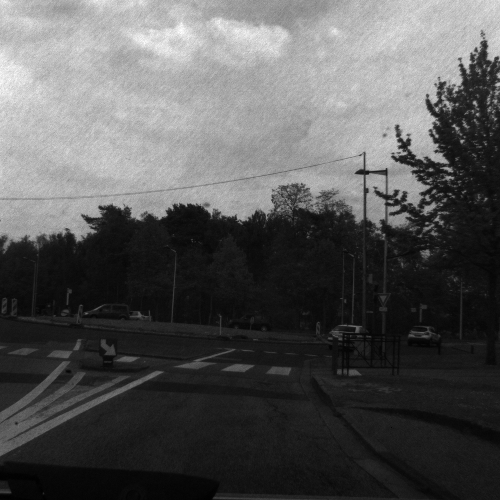
#> input picture images/0001611_I0.png, 500 x 500 px, given in place of IR3.tif, which was not available; the run also reads 2 pictures not shown here
$ python main.py
#> lines starting #> are read from the running program, lines starting #| are printed output that depends on the picture; pictures that were not available may be replaced by others from this repository, and a replacement may not be noted
### weight_map.py
import numpy as np

from skimage.filters.rank import entropy
from skimage.morphology import square

from pyramids import convolve

def normalized_local_entropy(image, window_size):
    """
    A fonction that computes the local entropy given an image and a window size

    :param image: The grayscale image
    :param window_size: The size of the window that determines the neighbourhood of a pixel, an integer
    :return: The local entropy of the image, a grayscale image
    """

    local_entropy = entropy(image, square(window_size))
    return local_entropy

def local_contrast(image, window_size):
    """
     A fonction that computes the local contrast given an image and a window size

    :param image: The grayscale image
    :param window_size: The size of the window that determines the neighbourhood of a pixel, an integer
    :return: The local contrast of the image, a grayscale image
    """

    conv_filter = np.ones((window_size,window_size), dtype=int)
    local_mean = convolve(image, conv_filter)/(window_size**2)
    contrast = np.zeros((image.shape[0], image.shape[1]))
    for x in range(image.shape[0]):
        for y in range(image.shape[1]):
            patch = image[max(0, x-int(window_size/2)):min(image.shape[0], x+int(window_size/2)), max(0, y-int(window_size/2)):min(image.shape[1], y+int(window_size/2))]
            patch = np.square(patch - local_mean[x,y])
            contrast[x,y] = np.sqrt(np.sum(patch)/(window_size**2))
    return contrast

def visibility(image, kernel1, kernel2):
    """
    A fonction that computes the visibility of an image given an image and two gaussian kernel

    :param image: The grayscale image
    :param kernel1: The gaussian kernel to compute the blurred image
    :param kernel2: The gaussian kernel to perform the final step of the visibility
    :return: The visibility, a grayscale image
    """

    img_blur = convolve(image, kernel1)
    visibility = np.sqrt(convolve(np.square(image - img_blur), kernel2))
    return visibility

def weight_combination(entropy, contrast, visibility, alpha1, alpha2, alpha3):
    """
    Combining the entropy, the contrast and the visibility to build a weight layer

    :param entropy: The local entropy of the image, a grayscale image
    :param contrast: The local contrast of the image, a grayscale image
    :param visibility: The visibility of the image, a grayscale image
    :param alpha1: The weight of the local entropy, a float within [0, 1]
    :param alpha2: The weight of the local contrast, a float within [0, 1]
    :param alpha3: The weight of the visibility, a float within [0, 1]
    :return: Weight map of the image, a grayscale image
    """

    weight = entropy**alpha1 * contrast**alpha2 * visibility**alpha3
    return weight

def weight_normalization(weight1, weight2):
    """
    A function to normalize the weights of each modality so the weights' sum is 1 for each pixel of the image

    :param weght1: The weight of madality 1, a grayscale image
    :param weight2: The weight of modality 2, a grayscale image
    :return: Two weights, weight1_normalized and weight2_normalized, respectively the normalized versions of weight1 and weight2, two grayscale images.
    """

    weight1_normalized = weight1 / (weight1 + weight2)
    weight2_normalized = weight2 / (weight1 + weight2)
    return weight1_normalized, weight2_normalized

### pyramids.py
import numpy as np

from scipy.signal import convolve2d

def gaussian_pyramid(image, kernel, levels):
    """
    A function to create a Gaussian pyramid of a defined number of levels and from a chosen kernel.

    :param image: The image we want to use of dimension (N,M,3) or (M,N)
    :param kernel: The Gaussian kernel of dimention (k,k)
    :param levels: The desired number of levels in the Gaussian pyramid, an integer
    :return: The Gaussian pyramid, a list of numpy arrays
    """

    if len(np.shape(image)) == 3:
        gauss_l_r = image[:, :, 0]
        gauss_l_g = image[:, :, 1]
        gauss_l_b = image[:, :, 2]
    gauss_l = image
    pyramid = [gauss_l]
    for l in range(levels):
        if len(np.shape(image)) == 3:
            # channels last format
            gauss_l_r = downsample(gauss_l_r, kernel)
            gauss_l_g = downsample(gauss_l_g, kernel)
            gauss_l_b = downsample(gauss_l_b, kernel)
            gauss_l = np.zeros((gauss_l_b.shape[0], gauss_l_b.shape[1], 3))
            gauss_l[:, :, 0] = gauss_l_r
            gauss_l[:, :, 1] = gauss_l_g
            gauss_l[:, :, 2] = gauss_l_b
        else:
            gauss_l = downsample(gauss_l, kernel)
        pyramid.append(gauss_l)
    return pyramid

def laplacian_pyramid(image, kernel, levels):
    """
    A function to create a Laplacian pyramid of a defined number of levels and from a chosen kernel.

    :param image: The image we want to use of dimension (N,M,3) or (M,N)
    :param kernel: The Gaussian kernel of dimention (k,k)
    :param levels: The desired number of levels in the Laplacian pyramid, an integer
    :return: The Laplacian pyramid, a list of numpy arrays
    """

    gauss = gaussian_pyramid(image, kernel, levels)
    pyramid = []
    for l in range(len(gauss) - 2, -1, -1):
        if len(np.shape(image)) == 3:
            # channels last format
            gauss_l1r = upsample(gauss[l+1][:, :, 0])
            gauss_l1g = upsample(gauss[l+1][:, :, 1])
            gauss_l1b = upsample(gauss[l+1][:, :, 2])
            if gauss_l1r.shape[0] > gauss[l][:, :, 0].shape[0]:
                gauss_l1r = np.delete(gauss_l1r, -1, axis=0)
                gauss_l1g = np.delete(gauss_l1g, -1, axis=0)
                gauss_l1b = np.delete(gauss_l1b, -1, axis=0)
            if gauss_l1r.shape[1] > gauss[l][:, :, 0].shape[1]:
                gauss_l1r = np.delete(gauss_l1r, -1, axis=1)
                gauss_l1g = np.delete(gauss_l1g, -1, axis=1)
                gauss_l1b = np.delete(gauss_l1b, -1, axis=1)
            lap_l_r = gauss[l][:, :, 0] - gauss_l1r
            lap_l_g = gauss[l][:, :, 1] - gauss_l1g
            lap_l_b = gauss[l][:, :, 2] - gauss_l1b
            lap_l = np.zeros((lap_l_r.shape[0], lap_l_r.shape[1], 3))
            lap_l[:, :, 0] = lap_l_r
            lap_l[:, :, 1] = lap_l_g
            lap_l[:, :, 2] = lap_l_b
        else:
            gauss_l1 = upsample(gauss[l+1])
            if gauss_l1.shape[0] > gauss[l].shape[0]:
                gauss_l1 = np.delete(gauss_l1, -1, axis=0)
            if gauss_l1.shape[1] > gauss[l].shape[1]:
                gauss_l1 = np.delete(gauss_l1, -1, axis=1)
            lap_l = gauss[l] - gauss_l1
        pyramid.append(lap_l)
    return pyramid

def fused_laplacian_pyramid(gauss_pyramid_mod1, gauss_pyramid_mod2, lap_pyramid_mod1, lap_pyramid_mod2):
    """
    A funtion that builds a fused Laplacian pyramid of two modalities of the same image

    :param gauss_pyramid_mod1: The Gaussian pyramid of modality 1, a list of grayscale images, the first one in highest resolution
    :param gauss_pyramid_mod2: The Gaussian pyramid of modality 2, a list of grayscale images, the first one in highest resolution
    :param lap_pyramid_mod1: The Laplacian pyramid of modality 1, a list of grayscale images, the last one in highest resolution
    :param lap_pyramid_mod2: The Laplacian pyramid of modality 2, a list of grayscale images, the last one in highest resolution
    :return: The fused Laplacian pyramid of two modalities, a list of grayscale images, the last one in highest resolution,
    """

    fused_laplacian = []
    len_lap = len(lap_pyramid_mod1)
    for l in range(len_lap):
        fused_laplacian_temp = gauss_pyramid_mod1[len_lap-l-1]*lap_pyramid_mod1[l] + gauss_pyramid_mod2[len_lap-l-1]*lap_pyramid_mod2[l]
        fused_laplacian.append(fused_laplacian_temp)
    return fused_laplacian

def collapse_pyramid(lap_pyramid, gauss_pyramid):
    """
    A function to collapse a Laplacian pyramid in order to recover the enhanced image

    :param lap_pyramid: A Laplacian pyramid, a list of grayscale images, the last one in highest resolution
    :param gauss_pyramid: A Gaussian pyramid, a list of grayscale images, the last one in lowest resolution
    :return: A grayscale image
    """

    image = lap_pyramid[0]
    if len(np.shape(image)) == 3:
        im_r = upsample(gauss_pyramid[-1][:, :, 0])
        im_g = upsample(gauss_pyramid[-1][:, :, 1])
        im_b = upsample(gauss_pyramid[-1][:, :, 2])
        if im_r.shape[0] > image.shape[0]:
            im_r = np.delete(im_r, -1, axis=0)
            im_g = np.delete(im_g, -1, axis=0)
            im_b = np.delete(im_b, -1, axis=0)
        if im_r.shape[1] > image.shape[1]:
            im_r = np.delete(im_r, -1, axis=1)
            im_g = np.delete(im_g, -1, axis=1)
            im_b = np.delete(im_b, -1, axis=1)
        gauss = np.zeros((im_r.shape[0], im_r.shape[1], 3))
        gauss[:, :, 0] = im_r
        gauss[:, :, 1] = im_g
        gauss[:, :, 2] = im_b
    else:
        gauss = upsample(gauss_pyramid[-1])
        if gauss.shape[0] > image.shape[0]:
            gauss = np.delete(gauss, -1, axis=0)
        if gauss.shape[1] > image.shape[1]:
            gauss = np.delete(gauss, -1, axis=1)
    image = image + gauss
    for l in range(1,len(lap_pyramid),1):
        if len(np.shape(image)) == 3:
            im_r = upsample(image[:, :, 0])
            im_g = upsample(image[:, :, 1])
            im_b = upsample(image[:, :, 2])
            if im_r.shape[0] > lap_pyramid[l].shape[0]:
                im_r = np.delete(im_r, -1, axis=0)
                im_g = np.delete(im_g, -1, axis=0)
                im_b = np.delete(im_b, -1, axis=0)
            if im_r.shape[1] > lap_pyramid[l].shape[1]:
                im_r = np.delete(im_r, -1, axis=1)
                im_g = np.delete(im_g, -1, axis=1)
                im_b = np.delete(im_b, -1, axis=1)
            pyr_upsampled = np.zeros((im_r.shape[0], im_r.shape[1], 3))
            pyr_upsampled[:, :, 0] = im_r
            pyr_upsampled[:, :, 1] = im_g
            pyr_upsampled[:, :, 2] = im_b
        else:
            pyr_upsampled = upsample(image)
            if pyr_upsampled.shape[0] > lap_pyramid[l].shape[0]:
                pyr_upsampled = np.delete(pyr_upsampled, -1, axis=0)
            if pyr_upsampled.shape[1] > lap_pyramid[l].shape[1]:
                pyr_upsampled = np.delete(pyr_upsampled, -1, axis=1)
        image = lap_pyramid[l] + pyr_upsampled
    return image

def convolve(image, kernel):
    """
    A fonction to perform a 2D convolution operation over an image using a chosen kernel.

    :param image: The grayscale image we want to use of dimension (N,M)
    :param kernel: The convolution kernel of dimention (k,k)
    :return: The convolved image of dimension (N,M)
    """
    im_out = convolve2d(image, kernel, mode='same', boundary='symm')
    return im_out

def downsample(image, kernel):
    """
    A function to downsample an image.

    :param image: The grayscale image we want to use of dimension (N,M)
    :param kernel: The Gaussian blurring kernel of dimention (k,k)
    :return: The downsampled image of dimension (N/factor,M/factor)
    """
    blur_image = convolve(image, kernel)
    img_downsampled = blur_image[::2, ::2]
    return img_downsampled

def upsample(image):
    """

    :param image: The grayscale image we want to use of dimension (N,M)
    :param factor: The upsampling factor, an integer
    :return: The upsampled image of dimension (N*factor,M*factor)
    """

    #kernel = np.array([[1, 2, 1], [2, 4, 2], [1, 2, 1]])/12
    kernel = smooth_gaussian_kernel(0.4)

    img_upsampled = np.zeros((image.shape[0]*2, image.shape[1]*2), dtype=np.float64)
    img_upsampled[::2, ::2] = image[:, :]
    img_upsampled = 4 * convolve(img_upsampled, kernel)
    return img_upsampled

def classical_gaussian_kernel(k, sigma):
    """
    A function to generate a classical Gaussian kernel

    :param k: The size of the kernel, an integer
    :param sigma: variance of the gaussian distribution
    :return: A Gaussian kernel, a numpy array of shape (k,k)
    """
    w = np.linspace(-(k - 1) / 2, (k - 1) / 2, k)
    x, y = np.meshgrid(w, w)
    kernel = 0.5*np.exp(-0.5*(x**2 + y**2)/(sigma**2))/(np.pi*sigma**2)
    return kernel

def smooth_gaussian_kernel(a):
    """
     A 5*5 gaussian kernel to perform smooth filtering.

    :param a: the coefficient of the smooth filter. A float usually within [0.3, 0.6]
    :return: A smoothing Gaussian kernel, a numpy array of shape (5,5)
    """
    w = np.array([0.25 - a/2.0, 0.25, a, 0.25, 0.25 - a/2.0])
    kernel = np.outer(w, w)
    return kernel

### main.py
import matplotlib.pyplot as plt

from pyramids import *
from weight_map import *

from skimage.color import rgb2hsv, hsv2rgb, rgb2lab, lab2rgb
from skimage.transform import resize

def main_multimodal_fusion(im_vis, im_ir, kernel, levels, window_size):
    """
    A function to fuse two images of different modalities, in this example we use visible and NIR images.

    :param im_vis: The visible image, a numpy array of floats within [0, 1] of shape (N, M, 3)
    :param im_ir: The NIR image, a numpy array of floats within [0, 1] of shape (N, M)
    :param kernel: The Gaussian kernel used to build pyramids
    :param levels: The desired levels in the pyramids
    :param window_size: The window size used to compute the local entropy and the local contrast
    """

    im_vis = convert_image_to_floats(im_vis)
    im_ir = convert_image_to_floats(im_ir)

    im_vis_hsv = rgb2hsv(im_vis)
    value_channel = im_vis_hsv[:, :, 2]

    plt.subplot(1, 2, 1)
    plt.imshow(value_channel, cmap='gray')
    plt.subplot(1, 2, 2)
    plt.imshow(im_ir, cmap='gray')
    plt.show()

    # kernels to compute visibility
    kernel1 = classical_gaussian_kernel(5, 2)
    kernel2 = classical_gaussian_kernel(5, 2)

    # Computation of local entropy, local contrast and visibility for value channel
    local_entropy_value = normalized_local_entropy(value_channel, window_size)
    local_contrast_value = local_contrast(value_channel, window_size)
    visibility_value = visibility(value_channel, kernel1, kernel2)
    # Combination of local entropy, local contrast and visibility for value channel
    weight_value = weight_combination(local_entropy_value, local_contrast_value, visibility_value, 1, 1, 1)

    # Computation of local entropy, local contrast and visibility for IR image
    local_entropy_ir = normalized_local_entropy(im_ir, window_size)
    local_contrast_ir = local_contrast(im_ir, window_size)
    visibility_ir = visibility(im_ir, kernel1, kernel2)
    # Combination of local entropy, local contrast and visibility for IR image
    weight_ir = weight_combination(local_entropy_ir, local_contrast_ir, visibility_ir, 1, 1, 1)

    plt.subplot(2, 3, 1)
    plt.imshow(local_entropy_value, cmap='gray')
    plt.subplot(2, 3, 2)
    plt.imshow(local_contrast_value, cmap='gray')
    plt.subplot(2, 3, 3)
    plt.imshow(visibility_value, cmap='gray')
    plt.subplot(2, 3, 4)
    plt.imshow(local_entropy_ir, cmap='gray')
    plt.subplot(2, 3, 5)
    plt.imshow(local_contrast_ir, cmap='gray')
    plt.subplot(2, 3, 6)
    plt.imshow(visibility_ir, cmap='gray')
    plt.show()

    # Normalising weights of value channel and IR image
    weightN_value, weightN_ir = weight_normalization(weight_value, weight_ir)

    plt.subplot(1, 2, 1)
    plt.imshow(weightN_value, cmap='gray')
    plt.subplot(1, 2, 2)
    plt.imshow(weightN_ir, cmap='gray')
    plt.show()

    # Creating Gaussian pyramids of the weights maps of respectively the value channel and IR image
    gauss_pyr_value_weights = gaussian_pyramid(weightN_value, kernel, levels)
    gauss_pyr_ir_weights = gaussian_pyramid(weightN_ir, kernel, levels)

    # Creating Laplacian pyramids of respectively the value channel and IR image
    lap_pyr_value = laplacian_pyramid(value_channel, kernel, levels)
    lap_pyr_ir = laplacian_pyramid(im_ir, kernel, levels)

    # Creating the fused Laplacian of the two modalities
    lap_pyr_fusion = fused_laplacian_pyramid(gauss_pyr_value_weights, gauss_pyr_ir_weights, lap_pyr_value, lap_pyr_ir)

    i = 1
    for l in lap_pyr_fusion:
        plt.subplot(1, len(lap_pyr_fusion), i)
        plt.imshow(l, cmap='gray')
        i += 1
    plt.show()

    # Creating the Gaussian pyramid of value channel in order to collapse the fused Laplacian pyramid
    gauss_pyr_value = gaussian_pyramid(value_channel, kernel, levels)
    collapsed_image = collapse_pyramid(lap_pyr_fusion, gauss_pyr_value)

    # Replacing the value channel in HSV visible image by the collapsed image
    im_vis_hsv_fusion = im_vis_hsv.copy()
    im_vis_hsv_fusion[:, :, 2] = collapsed_image
    im_vis_rgb_fusion = hsv2rgb(im_vis_hsv_fusion)

    plt.subplot(1, 2, 1)
    plt.imshow(im_vis)
    plt.subplot(1, 2, 2)
    plt.imshow(im_vis_rgb_fusion)
    plt.show()

def main_gaussian_laplacian_pyramids(image, kernel, levels):
    """
    A function to build the Gaussian and Laplacian pyramids of an image
    :param image: A grayscale or 3 channels image, a numpy array of floats within [0, 1] of shape (N, M) or (N, M, 3)
    :param kernel: The Gaussian kernel used to build pyramids
    :param levels: The desired levels in the pyramids
    """

    image = convert_image_to_floats(image)

    # Building the Gaussian and Laplacian pyramids
    gauss_pyr = gaussian_pyramid(image, kernel, levels)
    lap_pyr = laplacian_pyramid(image, kernel, levels)

    # Displaying pyramids
    i = 1
    for p in gauss_pyr:
        plt.subplot(1, len(gauss_pyr), i)
        plt.imshow(p, cmap='gray')
        i += 1
    plt.show()

    i = 1
    for p in lap_pyr:
        plt.subplot(1, len(lap_pyr), i)
        plt.imshow(p, cmap='gray')
        i += 1
    plt.show()

    # Building and displaying collapsed image
    collapsed_image = collapse_pyramid(lap_pyr, gauss_pyr)
    plt.imshow(collapsed_image, cmap='gray')
    plt.show()

def convert_image_to_floats(image):
    """
    A function to convert an image to a numpy array of floats within [0, 1]

    :param image: The image to be converted
    :return: The converted image
    """

    if np.max(image) <= 1.0:
        return image
    else:
        return image / 255.0

kernel = smooth_gaussian_kernel(0.4)
levels = 4
window_size = 5
#image = plt.imread('/home/rblin/Documents/Gaussian-Laplacian-pyramid-fusion/images/0001611_I0.png')
#image2 = plt.imread('/home/rblin/Documents/Gaussian-Laplacian-pyramid-fusion/images/0001611_I45.png')
image_full = plt.imread('/home/rblin/Documents/Gaussian-Laplacian-pyramid-fusion/images/IR3.tif')
#> image_full is the input picture: shape (500, 500) float32; min 0, max 1, mean 0.338
image2_full = plt.imread('/home/rblin/Documents/Gaussian-Laplacian-pyramid-fusion/images/V3.tif')

image = resize(image_full, (int(image_full.shape[0]/4), int(image_full.shape[1]/4)))
image2_full_rs = resize(image2_full, (int(image2_full.shape[0]/4), int(image2_full.shape[1]/4), 3))

main_multimodal_fusion(image2_full_rs, image, kernel, levels, window_size)
#> in main_multimodal_fusion, `im_vis_hsv = rgb2hsv(im_vis)`: im_vis_hsv: shape (125, 125, 3) float32; mean of channels 0, 1, 2 0, 0, 0.327
#> after the loop in local_contrast, `for x in range(image.shape[0]):`:
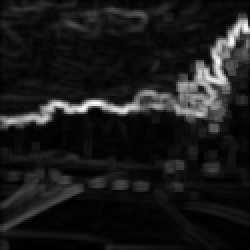
#> contrast: shape (125, 125) float64 (shown 2 times larger); min 0.000574, max 0.193, mean 0.0209; drawn with min black and max white
#> call 2 of normalized_local_entropy, with window_size = 5
#> in normalized_local_entropy (call 2), `local_entropy = entropy(image, square(window_size))`:
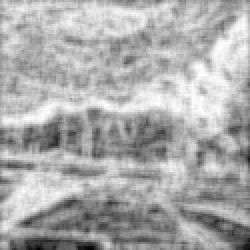
#> local_entropy: shape (125, 125) float64 (shown 2 times larger); min 0.567, max 4.64, mean 3.31; drawn with min black and max white
#> in convolve (call 6), `im_out = convolve2d(image, kernel, mode='same', boundary='symm')`:
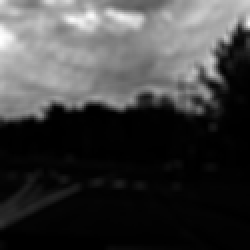
#> im_out: shape (125, 125) float64 (shown 2 times larger); min 2.5e-05, max 0.0732, mean 0.0182; drawn with min black and max white
#> in convolve (call 6), `im_out = convolve2d(image, kernel, mode='same', boundary='symm')`:
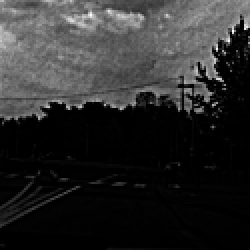
#> image: shape (125, 125) float64 (shown 2 times larger); min 5.39e-10, max 0.168, mean 0.029; drawn with min black and max white
#> in weight_normalization, `weight1_normalized = weight1 / (weight1 + weight2)`:
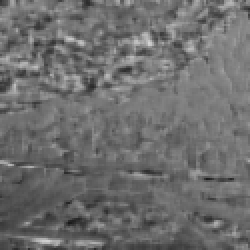
#> weight1_normalized: shape (125, 125) float64 (shown 2 times larger); min 0.0944, max 0.832, mean 0.431
#> in weight_normalization, `weight2_normalized = weight2 / (weight1 + weight2)`:
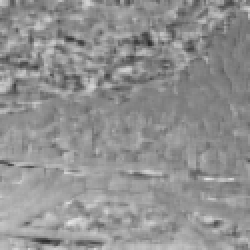
#> weight2_normalized: shape (125, 125) float64 (shown 2 times larger); min 0.168, max 0.906, mean 0.569
#> after the loop in gaussian_pyramid, `for l in range(levels):`: pyramid = 5 items
#> the loop in laplacian_pyramid, `for l in range(len(gauss) - 2, -1, -1):` made 4 passes
#> l on passes 1, 3, 4: 3, 1, 0
#> after the loop in laplacian_pyramid, `for l in range(len(gauss) - 2, -1, -1):`:
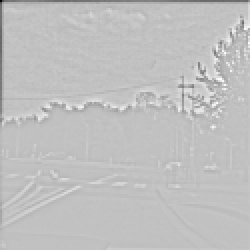
#> lap_l: shape (125, 125) float64 (shown 2 times larger); min -0.744, max 0.237, mean -0.0044; drawn with min black and max white
#> after the loop in laplacian_pyramid, `for l in range(len(gauss) - 2, -1, -1):`: pyramid = 4 items
#> the loop in laplacian_pyramid (call 2), `for l in range(len(gauss) - 2, -1, -1):` made 4 passes
#> in fused_laplacian_pyramid, `len_lap = len(lap_pyramid_mod1)`: len_lap = 4
#> after the loop in fused_laplacian_pyramid, `for l in range(len_lap):`: fused_laplacian = 4 items
#> the loop in main_multimodal_fusion, `for l in lap_pyr_fusion:` made 4 passes
#> after the loop in main_multimodal_fusion, `for l in lap_pyr_fusion:`: i = 5
#> in main_multimodal_fusion, `gauss_pyr_value = gaussian_pyramid(value_channel, kernel, levels)`: gauss_pyr_value = 5 items
#> the loop in collapse_pyramid, `for l in range(1,len(lap_pyramid),1):` made 3 passes

image = plt.imread('/home/rblin/Documents/Gaussian-Laplacian-pyramid-fusion/images/Lenna_gray.jpg')

main_gaussian_laplacian_pyramids(image, kernel, levels)
#> in main_gaussian_laplacian_pyramids, `lap_pyr = laplacian_pyramid(image, kernel, levels)`: lap_pyr = 4 items
#> the loop in main_gaussian_laplacian_pyramids, `for p in gauss_pyr:` made 5 passes
#> after the loop in main_gaussian_laplacian_pyramids, `for p in gauss_pyr:`: i = 6
#> the loop in main_gaussian_laplacian_pyramids, `for p in lap_pyr:` made 4 passes
#> after the loop in main_gaussian_laplacian_pyramids, `for p in lap_pyr:`: i = 5
#> the loop in collapse_pyramid (call 2), `for l in range(1,len(lap_pyramid),1):` made 3 passes
